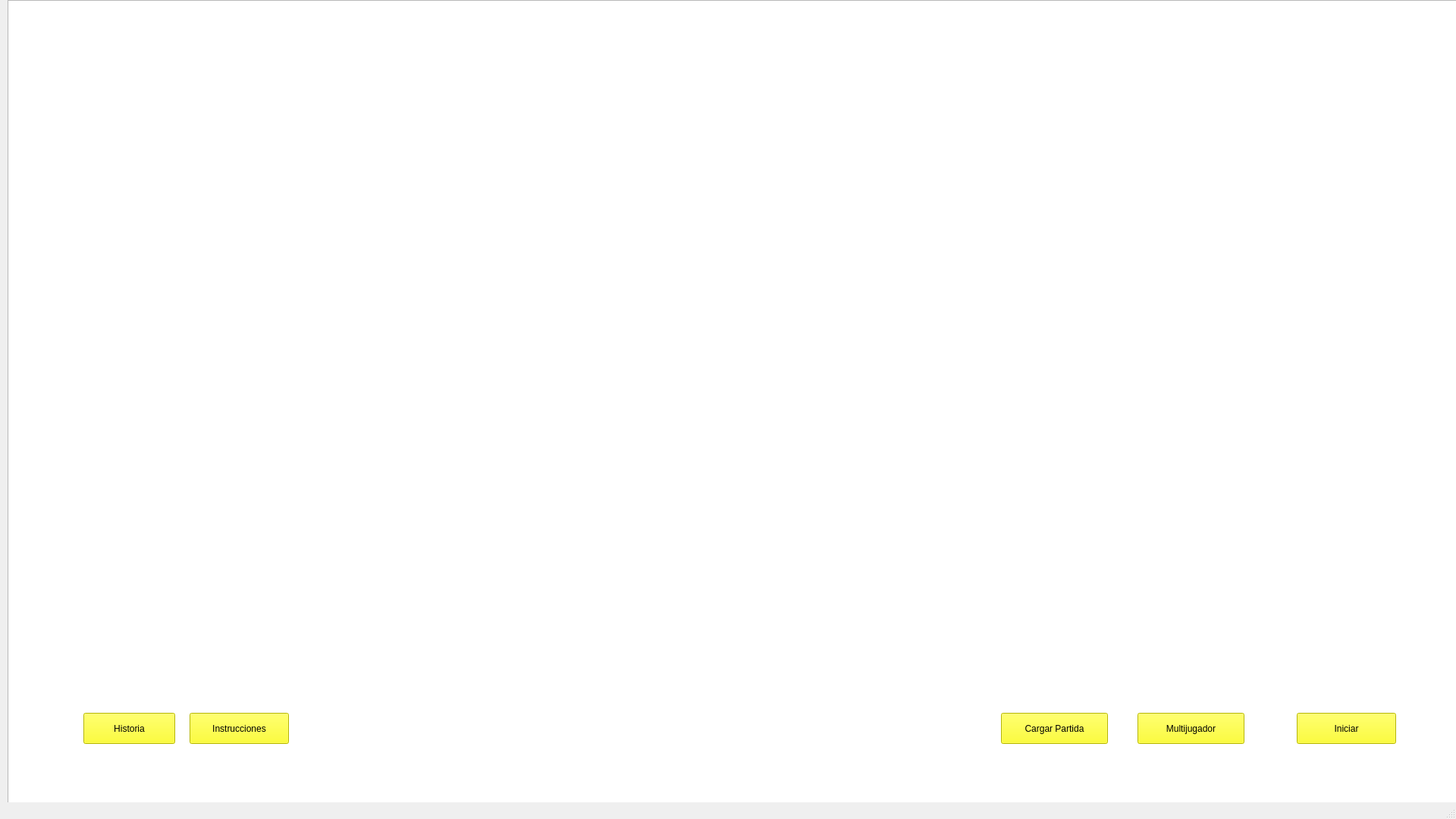
<?xml version="1.0" encoding="UTF-8"?>
<ui version="4.0">
 <class>MainWindow</class>
 <widget class="QMainWindow" name="MainWindow">
  <property name="geometry">
   <rect>
    <x>0</x>
    <y>0</y>
    <width>1920</width>
    <height>1080</height>
   </rect>
  </property>
  <property name="minimumSize">
   <size>
    <width>1200</width>
    <height>900</height>
   </size>
  </property>
  <property name="maximumSize">
   <size>
    <width>1920</width>
    <height>1080</height>
   </size>
  </property>
  <property name="windowTitle">
   <string>MainWindow</string>
  </property>
  <property name="styleSheet">
   <string notr="true"/>
  </property>
  <widget class="QWidget" name="centralwidget">
   <widget class="QGraphicsView" name="graphicsView">
    <property name="geometry">
     <rect>
      <x>10</x>
      <y>0</y>
      <width>1920</width>
      <height>1080</height>
     </rect>
    </property>
    <property name="sizePolicy">
     <sizepolicy hsizetype="Fixed" vsizetype="Fixed">
      <horstretch>0</horstretch>
      <verstretch>0</verstretch>
     </sizepolicy>
    </property>
    <property name="minimumSize">
     <size>
      <width>0</width>
      <height>0</height>
     </size>
    </property>
    <property name="styleSheet">
     <string notr="true">border-image: url(:/Backgrounds games/fondo2.PNG);
</string>
    </property>
   </widget>
   <widget class="QPushButton" name="iniciarButton">
    <property name="geometry">
     <rect>
      <x>1710</x>
      <y>940</y>
      <width>131</width>
      <height>41</height>
     </rect>
    </property>
    <property name="styleSheet">
     <string notr="true">selection-color: rgb(255, 255, 0);
border-color: qlineargradient(spread:pad, x1:0, y1:0, x2:0, y2:1, stop:0 rgba(255, 0, 0, 255), stop:0.339795 rgba(255, 0, 0, 255), stop:0.339799 rgba(255, 255, 255, 255), stop:0.662444 rgba(255, 255, 255, 255), stop:0.662469 rgba(0, 0, 255, 255), stop:1 rgba(0, 0, 255, 255));
font: 10pt &quot;Century Schoolbook&quot;;
background-color: rgb(255, 255, 0);</string>
    </property>
    <property name="text">
     <string>Iniciar</string>
    </property>
   </widget>
   <widget class="QPushButton" name="instruccionesButton">
    <property name="geometry">
     <rect>
      <x>250</x>
      <y>940</y>
      <width>131</width>
      <height>41</height>
     </rect>
    </property>
    <property name="styleSheet">
     <string notr="true">selection-color: rgb(255, 255, 0);
border-color: qlineargradient(spread:pad, x1:0, y1:0, x2:0, y2:1, stop:0 rgba(255, 0, 0, 255), stop:0.339795 rgba(255, 0, 0, 255), stop:0.339799 rgba(255, 255, 255, 255), stop:0.662444 rgba(255, 255, 255, 255), stop:0.662469 rgba(0, 0, 255, 255), stop:1 rgba(0, 0, 255, 255));
font: 10pt &quot;Century Schoolbook&quot;;
background-color: rgb(255, 255, 0);</string>
    </property>
    <property name="text">
     <string>Instrucciones</string>
    </property>
   </widget>
   <widget class="QPushButton" name="MultijugadorButton">
    <property name="geometry">
     <rect>
      <x>1500</x>
      <y>940</y>
      <width>141</width>
      <height>41</height>
     </rect>
    </property>
    <property name="styleSheet">
     <string notr="true">selection-color: rgb(255, 255, 0);
border-color: qlineargradient(spread:pad, x1:0, y1:0, x2:0, y2:1, stop:0 rgba(255, 0, 0, 255), stop:0.339795 rgba(255, 0, 0, 255), stop:0.339799 rgba(255, 255, 255, 255), stop:0.662444 rgba(255, 255, 255, 255), stop:0.662469 rgba(0, 0, 255, 255), stop:1 rgba(0, 0, 255, 255));
font: 10pt &quot;Century Schoolbook&quot;;
background-color: rgb(255, 255, 0);</string>
    </property>
    <property name="text">
     <string>Multijugador</string>
    </property>
   </widget>
   <widget class="QPushButton" name="historiaButton">
    <property name="geometry">
     <rect>
      <x>110</x>
      <y>940</y>
      <width>121</width>
      <height>41</height>
     </rect>
    </property>
    <property name="styleSheet">
     <string notr="true">selection-color: rgb(255, 255, 0);
border-color: qlineargradient(spread:pad, x1:0, y1:0, x2:0, y2:1, stop:0 rgba(255, 0, 0, 255), stop:0.339795 rgba(255, 0, 0, 255), stop:0.339799 rgba(255, 255, 255, 255), stop:0.662444 rgba(255, 255, 255, 255), stop:0.662469 rgba(0, 0, 255, 255), stop:1 rgba(0, 0, 255, 255));
font: 10pt &quot;Century Schoolbook&quot;;
background-color: rgb(255, 255, 0);</string>
    </property>
    <property name="text">
     <string>Historia</string>
    </property>
   </widget>
   <widget class="QPushButton" name="CargarPartidaButton_2">
    <property name="geometry">
     <rect>
      <x>1320</x>
      <y>940</y>
      <width>141</width>
      <height>41</height>
     </rect>
    </property>
    <property name="styleSheet">
     <string notr="true">selection-color: rgb(255, 255, 0);
border-color: qlineargradient(spread:pad, x1:0, y1:0, x2:0, y2:1, stop:0 rgba(255, 0, 0, 255), stop:0.339795 rgba(255, 0, 0, 255), stop:0.339799 rgba(255, 255, 255, 255), stop:0.662444 rgba(255, 255, 255, 255), stop:0.662469 rgba(0, 0, 255, 255), stop:1 rgba(0, 0, 255, 255));
font: 10pt &quot;Century Schoolbook&quot;;
background-color: rgb(255, 255, 0);</string>
    </property>
    <property name="text">
     <string>Cargar Partida</string>
    </property>
   </widget>
   <widget class="QPushButton" name="CargaPartidaButton_3">
    <property name="geometry">
     <rect>
      <x>1120</x>
      <y>940</y>
      <width>141</width>
      <height>41</height>
     </rect>
    </property>
    <property name="styleSheet">
     <string notr="true">selection-color: rgb(255, 255, 0);
border-color: qlineargradient(spread:pad, x1:0, y1:0, x2:0, y2:1, stop:0 rgba(255, 0, 0, 255), stop:0.339795 rgba(255, 0, 0, 255), stop:0.339799 rgba(255, 255, 255, 255), stop:0.662444 rgba(255, 255, 255, 255), stop:0.662469 rgba(0, 0, 255, 255), stop:1 rgba(0, 0, 255, 255));
font: 10pt &quot;Century Schoolbook&quot;;
background-color: rgb(255, 255, 0);</string>
    </property>
    <property name="text">
     <string>Guardar Partida</string>
    </property>
   </widget>
   <widget class="QLabel" name="label">
    <property name="geometry">
     <rect>
      <x>960</x>
      <y>70</y>
      <width>181</width>
      <height>121</height>
     </rect>
    </property>
    <property name="styleSheet">
     <string notr="true">border-image: url(:/Backgrounds games/avion_preview_rev_1.png);</string>
    </property>
    <property name="text">
     <string/>
    </property>
    <property name="pixmap">
     <pixmap>../../../Downloads/avion_preview_rev_1.png</pixmap>
    </property>
    <property name="scaledContents">
     <bool>true</bool>
    </property>
   </widget>
   <widget class="QLabel" name="label_2">
    <property name="geometry">
     <rect>
      <x>380</x>
      <y>730</y>
      <width>271</width>
      <height>231</height>
     </rect>
    </property>
    <property name="styleSheet">
     <string notr="true">border-image: url(:/Backgrounds games/agachado_preview_rev_2.png);</string>
    </property>
    <property name="text">
     <string/>
    </property>
    <property name="pixmap">
     <pixmap>../../../Downloads/agachado_preview_rev_2.png</pixmap>
    </property>
    <property name="scaledContents">
     <bool>true</bool>
    </property>
    <property name="wordWrap">
     <bool>false</bool>
    </property>
   </widget>
   <widget class="QLabel" name="label_3">
    <property name="geometry">
     <rect>
      <x>1060</x>
      <y>650</y>
      <width>211</width>
      <height>251</height>
     </rect>
    </property>
    <property name="styleSheet">
     <string notr="true">border-image: url(:/Backgrounds games/patineta_preview_rev_2.png);</string>
    </property>
    <property name="text">
     <string/>
    </property>
    <property name="pixmap">
     <pixmap>../../../Downloads/patineta_preview_rev_2.png</pixmap>
    </property>
    <property name="scaledContents">
     <bool>true</bool>
    </property>
   </widget>
   <widget class="QLabel" name="label_4">
    <property name="geometry">
     <rect>
      <x>500</x>
      <y>100</y>
      <width>991</width>
      <height>261</height>
     </rect>
    </property>
    <property name="styleSheet">
     <string notr="true">border-image: url(:/Backgrounds games/titulo.png);</string>
    </property>
    <property name="text">
     <string/>
    </property>
   </widget>
   <zorder>graphicsView</zorder>
   <zorder>instruccionesButton</zorder>
   <zorder>historiaButton</zorder>
   <zorder>MultijugadorButton</zorder>
   <zorder>iniciarButton</zorder>
   <zorder>CargarPartidaButton_2</zorder>

<zorder>GuardarPartidaButton_3</zorder>
   <zorder>label</zorder>
   <zorder>label_2</zorder>
   <zorder>label_3</zorder>
   <zorder>label_4</zorder>

  </widget>
  <widget class="QMenuBar" name="menubar">
   <property name="geometry">
    <rect>
     <x>0</x>
     <y>0</y>
     <width>1920</width>
     <height>26</height>
    </rect>
   </property>
  </widget>
  <widget class="QStatusBar" name="statusbar"/>
 </widget>
 <resources/>
 <connections/>
</ui>
